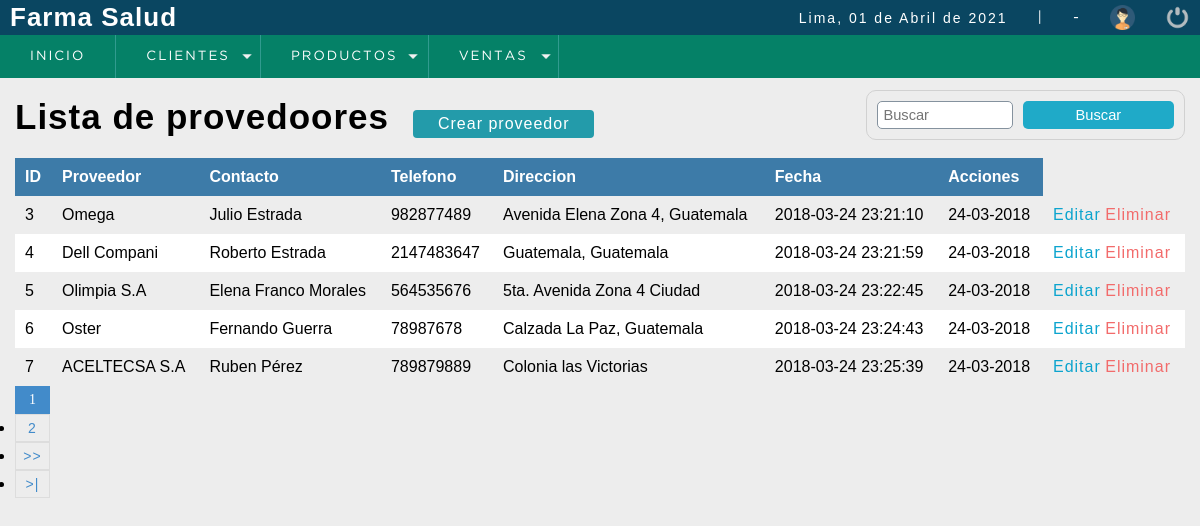
Page /sistema/lista_proovedor.php (signed in) on the committed database.
### tables this page shows
CREATE TABLE `proveedor` (
  `codproveedor` int(11) NOT NULL,
  `proveedor` varchar(100) DEFAULT NULL,
  `contacto` varchar(100) DEFAULT NULL,
  `telefono` bigint(11) DEFAULT NULL,
  `direccion` text,
  `date_add` datetime NOT NULL DEFAULT CURRENT_TIMESTAMP,
  `usuario_id` int(11) NOT NULL,
  `estatus` int(11) NOT NULL DEFAULT '1'
);

### sistema/lista_proovedor.php (the view, shortened to what this page needs)
<?php
	include "../conexion.php";
 ?>
<!DOCTYPE html>
<html lang="en">
<head>
	<?php include "includes/scripts.php"; ?>
</head>
<body>
	<?php include "includes/header.php"; ?>
	<section id="container">
		<h1>Lista de provedoores</h1>
		<a href="registro_proveedor.php" class="btn_new">Crear proveedor</a>
		<form action="buscar_proveedor.php" method="get" class="form_search">
			<input type="text" name="busqueda" id="busqueda" placeholder="Buscar">
			<input type="submit" value="Buscar" class="btn_search">
		</form>
		<table>
			<tr>
				<th>ID</th>
				<th>Proveedor</th>
				<th>Contacto</th>
				<th>Telefono</th>
				<th>Direccion</th>
				<th>Fecha</th>
				<th>Acciones</th>
			</tr>
		<?php
			$sql_registe = mysqli_query($conection,"SELECT COUNT(*) as total_registro FROM proveedor WHERE estatus = 1 ");
			$result_register = mysqli_fetch_array($sql_registe);
			$total_registro = $result_register['total_registro'];
			$por_pagina = 5;
			if(empty($_GET['pagina']))
			{
				$pagina = 1;
			}else{
				$pagina = $_GET['pagina'];
			}
			$desde = ($pagina-1) * $por_pagina;
			$total_paginas = ceil($total_registro / $por_pagina);
			$query = mysqli_query($conection,"SELECT * FROM proveedor WHERE estatus = 1 ORDER BY codproveedor ASC LIMIT $desde,$por_pagina
				");
			$result = mysqli_num_rows($query);
			if($result > 0){
				while ($data = mysqli_fetch_array($query)) {
					$formato='Y-m-d H:i:s';
					$fecha=DateTime::createFromFormat($formato,$data["date_add"])
			?>
				<tr>
					<td><?php echo $data["codproveedor"]; ?></td>
					<td><?php echo $data["proveedor"]; ?></td>
					<td><?php echo $data["contacto"]; ?></td>
					<td><?php echo $data["telefono"]; ?></td>
					<td><?php echo $data["direccion"]; ?></td>
					<td><?php echo $data["date_add"]; ?></td>
					<td><?php echo $fecha->format('d-m-Y'); ?></td>
					<td>
						<a class="link_edit" href="editar_proveedor.php?id=<?php echo $data["codproveedor"]; ?>">Editar</a>
						<a class="link_delete" href="eliminar_confirmar_proveedor.php?id=<?php echo $data["codproveedor"]; ?>">Eliminar</a>
					</td>
				</tr>
		<?php
				}
			}
		 ?>
		</table>
		<div class="paginador">
			<ul>
			<?php
				for ($i=1; $i <= $total_paginas; $i++) {
					if($i == $pagina)
					{
						echo '<li class="pageSelected">'.$i.'</li>';
					}else{
						echo '<li><a href="?pagina='.$i.'">'.$i.'</a></li>';
					}
				}
				if($pagina != $total_paginas)
				{
			 ?>
				<li><a href="?pagina=<?php echo $pagina + 1; ?>">>></a></li>
				<li><a href="?pagina=<?php echo $total_paginas; ?> ">>|</a></li>
			<?php } ?>
			</ul>
		</div>
	</section>
</body>
</html>

### sistema/css/style.css (style rules this page uses)
* { margin: 0; padding: 0; box-sizing: border-box; }
body { background: #ededed; }
h1, h2, h3, h4, h5, h6 { font-family: 'arial'; font-weight: bold; letter-spacing: 1px; }
h1 { font-size: 26px; }
a { text-decoration: none; font-family: arial; letter-spacing: 1px; }
#container { padding: 90px 15px 15px; }
form { background: #417dc1; margin: auto; padding: 20px 50px; border: 1px solid #d1d1d1; }
input,select { display: block; width: 100%; font-size: 11pt; padding: 5px; border: 1px solid #85929e; border-radius: 5px; }
#container h1 { font-size: 35px; display: inline-block; }
.btn_new { display: inline-block; background: #239baa; color: #FFF; padding: 5px 25px; border-radius: 4px; margin: 20px; }
table { border-collapse: collapse; font-size: 12pt; font-family: 'arial'; width: 100%; }
table th { text-align: left; padding: 10px; background: #3d7ba8; color: #FFF; }
table tr:nth-child(odd) { background: #FFF; }
table td { padding: 10px; }
.link_edit { color: #0ca4ce; }
.link_delete { color: #f26b6b; }
.paginador a, .pageSelected { color: #428bca; border: 1px solid #ddd; padding: 5px; display: inline-block; font-size: 14px; text-align: center; width: 35px; }
.pageSelected { color: #FFF; background: #428bca; border: 1px solid #428bca; }
.form_search { display: -webkit-flex; display: -moz-flex; display: -ms-flex; display: -o-flex; display: flex; float: right; background: initial; padding: 10px; border-radius: 10px; }
.form_search .btn_search { background: #1faac8; color: #FFF; padding: 0 20px; border: 0; cursor: pointer; margin-left: 10px; }

### rows in the picture
proveedor: codproveedor "3", proveedor "Omega", contacto "Julio Estrada", telefono "982877489", direccion "Avenida Elena Zona 4, Guatemala", date_add "2018-03-24 23:21:10", date_add "24-03-2018"
proveedor: codproveedor "4", proveedor "Dell Compani", contacto "Roberto Estrada", telefono "2147483647", direccion "Guatemala, Guatemala", date_add "2018-03-24 23:21:59", date_add "24-03-2018"
proveedor: codproveedor "5", proveedor "Olimpia S.A", contacto "Elena Franco Morales", telefono "564535676", direccion "5ta. Avenida Zona 4 Ciudad", date_add "2018-03-24 23:22:45", date_add "24-03-2018"
proveedor: codproveedor "6", proveedor "Oster", contacto "Fernando Guerra", telefono "78987678", direccion "Calzada La Paz, Guatemala", date_add "2018-03-24 23:24:43", date_add "24-03-2018"
proveedor: codproveedor "7", proveedor "ACELTECSA S.A", contacto "Ruben Pérez", telefono "789879889", direccion "Colonia las Victorias", date_add "2018-03-24 23:25:39", date_add "24-03-2018"

### other values in the picture
fechaC() "01 de Abril de 2021"
